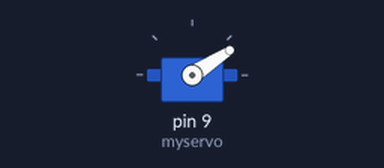
The sketch below on a simulated Arduino Uno, built with avr-gcc and run on an emulated ATmega328P. Shown: servo.

Above: at 0.05 s.
At 0.85 s:
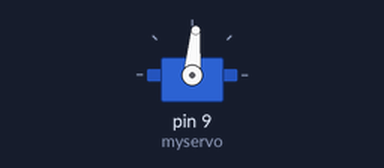
At 1.7 s:
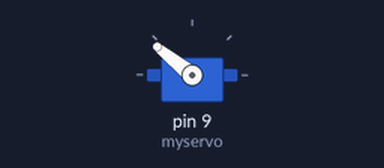
At 3.4 s:
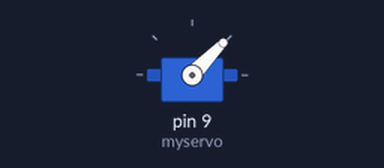
Timing chart, 0 to 8.4 s (numbered marks = the images above):
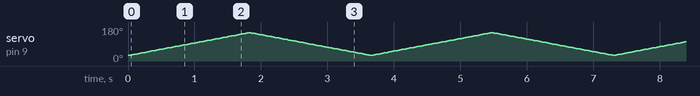

The sketch:

Sweep.ino
```cpp
/*
 * Author: SMRAZA KEEN
 * Date:2016/6/29
 * IDE V1.6.9
 * Email:TechnicSmraza@outlook.com
 * Function:
 */
#include <Servo.h>
Servo myservo;  // create servo object to control a servo
// twelve servo objects can be created on most boards

int pos = 0;    // variable to store the servo position
void setup()
{
  myservo.attach(9);  // attaches the servo on pin 9 to the servo object
}

void loop()
{
  for (pos = 30; pos <= 150; pos += 1) { // goes from 30 degrees to 150 degrees
    // in steps of 1 degree
    myservo.write(pos);              // tell servo to go to position in variable 'pos'
    delay(15);                       // waits 15ms for the servo to reach the position
  }
  for (pos = 150; pos >= 30; pos -= 1) { // goes from 150 degrees to 30 degrees
    myservo.write(pos);              // tell servo to go to position in variable 'pos'
    delay(15);                       // waits 15ms for the servo to reach the position
  }
}
```
